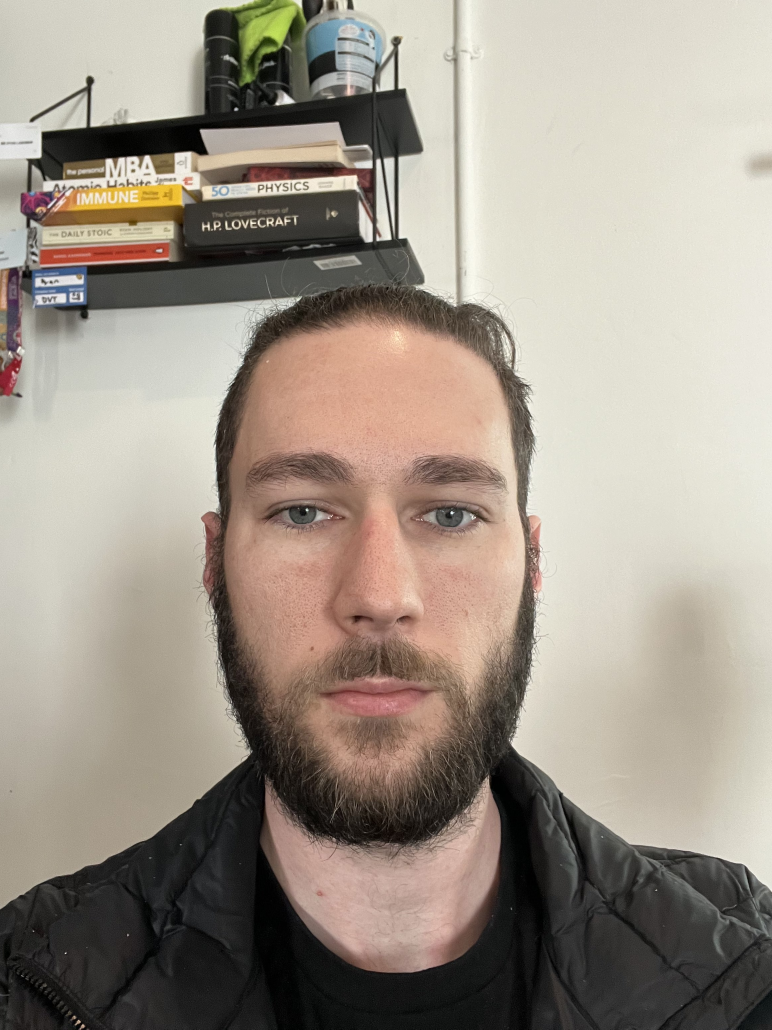
#> input picture backend/background_tasks/reference_images/Ryan Langman/IMG_3923.jpg, 2316 x 3088 px, given as the content of the folder ./images, which was not available (shown at 1/3 size)
$ python image-randomizer.py
#> lines starting #> are read from the running program, lines starting #| are printed output that depends on the picture; pictures that were not available may be replaced by others from this repository, and a replacement may not be noted
import cv2
import numpy as np
from PIL import Image, ImageEnhance
import os

# Create a folder to save augmented images
os.makedirs("augmented_images", exist_ok=True)

def add_noise(image):
    row, col, ch = image.shape
    noise = np.random.randn(row, col, ch)
    noise = noise * 25
    noisy_image = image + noise
    return np.clip(noisy_image, 0, 255).astype(np.uint8)

def rotate_image(image, angle):
    center = tuple(np.array(image.shape[1::-1]) / 2)
    rot_mat = cv2.getRotationMatrix2D(center, angle, 1.0)
    return cv2.warpAffine(image, rot_mat, image.shape[1::-1], flags=cv2.INTER_LINEAR)

for image_file in os.listdir("./images"):
    if not image_file.endswith(".jpg"):
        continue

    # Read image
    image_path = os.path.join("./images", image_file)
    image = cv2.imread(image_path)
#> image is the input picture: shape (3088, 2316, 3); mean B, G, R 136.5, 148.2, 158

    # Reduce quality
    for quality in [80, 60, 40, 20]:
        save_path = os.path.join("augmented_images", f"{image_file.split('.')[0]}_quality_{quality}.jpg")
        cv2.imwrite(save_path, image, [int(cv2.IMWRITE_JPEG_QUALITY), quality])

    # Resize image while maintaining aspect ratio
    h, w, _ = image.shape
#> h = 3088; w = 2316
    for scale in [0.8, 0.6, 0.4, 0.2]:
        new_dim = (int(w * scale), int(h * scale))
        resized_image = cv2.resize(image, new_dim, interpolation=cv2.INTER_AREA)
        save_path = os.path.join("augmented_images", f"{image_file.split('.')[0]}_scale_{int(scale*100)}.jpg")
        cv2.imwrite(save_path, resized_image)

    # Rotate image
    for angle in [30, 60, 90, 120]:
        rotated_image = rotate_image(image, angle)
        save_path = os.path.join("augmented_images", f"{image_file.split('.')[0]}_rotated_{angle}.jpg")
        cv2.imwrite(save_path, rotated_image)
#> this loop made 4 passes
#> rot_mat in rotate_image on passes 1 to 4: [[0.866, 0.5, -616.9], [-0.5, 0.866, 785.9]], [[0.5, 0.866, -758.1], [-0.866, 0.5, 1774.9]], [[6.12e-17, 1, -386], [-1, 6.12e-17, 2702]], [[-0.5, 0.866, 399.9], [-0.866, -0.5, 3318.9]]
#> pass 1, `rotated_image = rotate_image(image, angle)`:
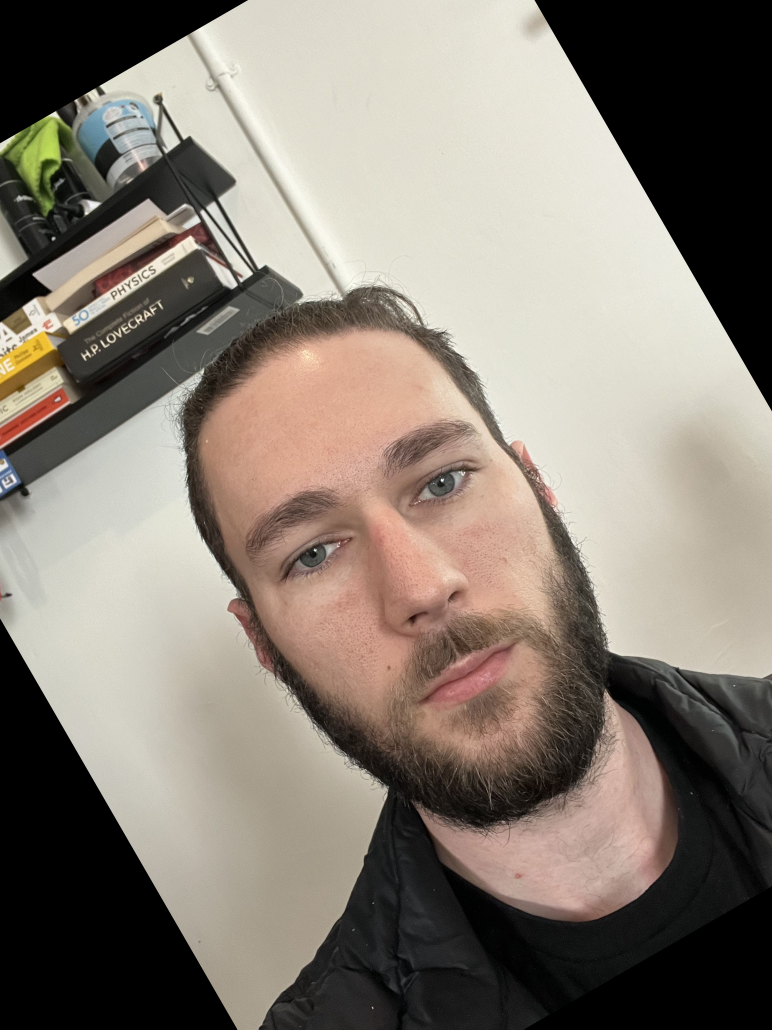
#> rotated_image: shape (3088, 2316, 3) (shown at 1/3 size); mean B, G, R 115.6, 125.9, 135

    # Add noise
    noisy_image = add_noise(image)
#> in add_noise, `noisy_image = image + noise`:
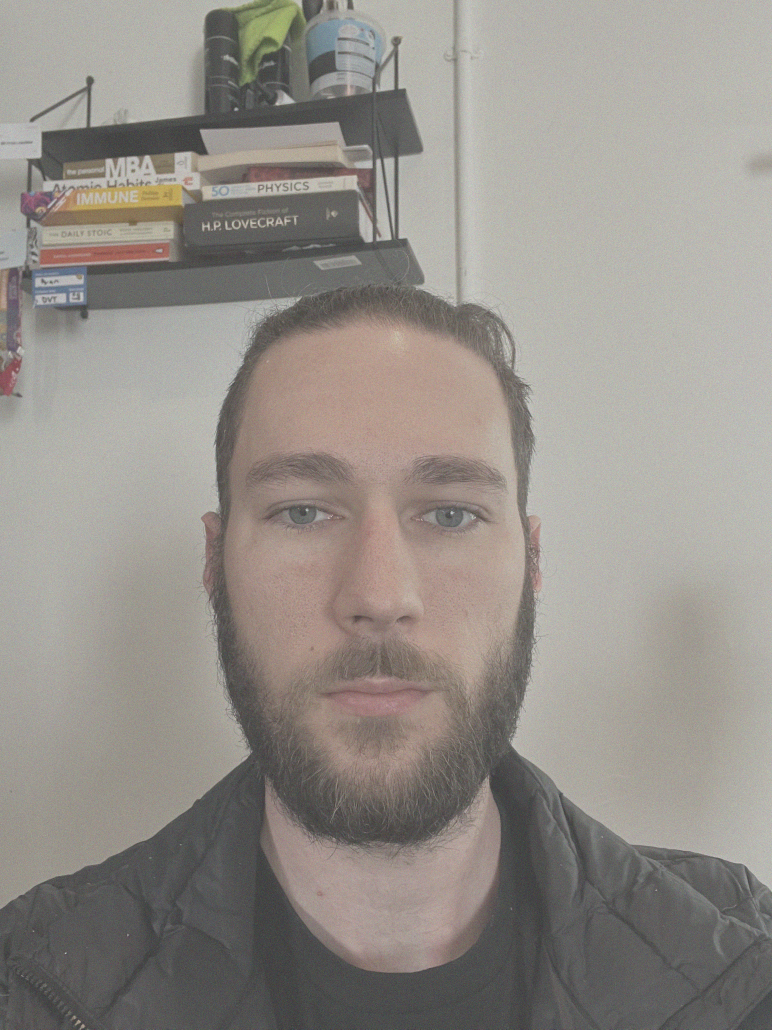
#> noisy_image: shape (3088, 2316, 3) float64 (shown at 1/3 size); mean B, G, R 136.5, 148.2, 158; drawn with min black and max white
    save_path = os.path.join("augmented_images", f"{image_file.split('.')[0]}_noisy.jpg")
    cv2.imwrite(save_path, noisy_image)

    # Using PIL for more transformations
    pil_image = Image.open(image_path)
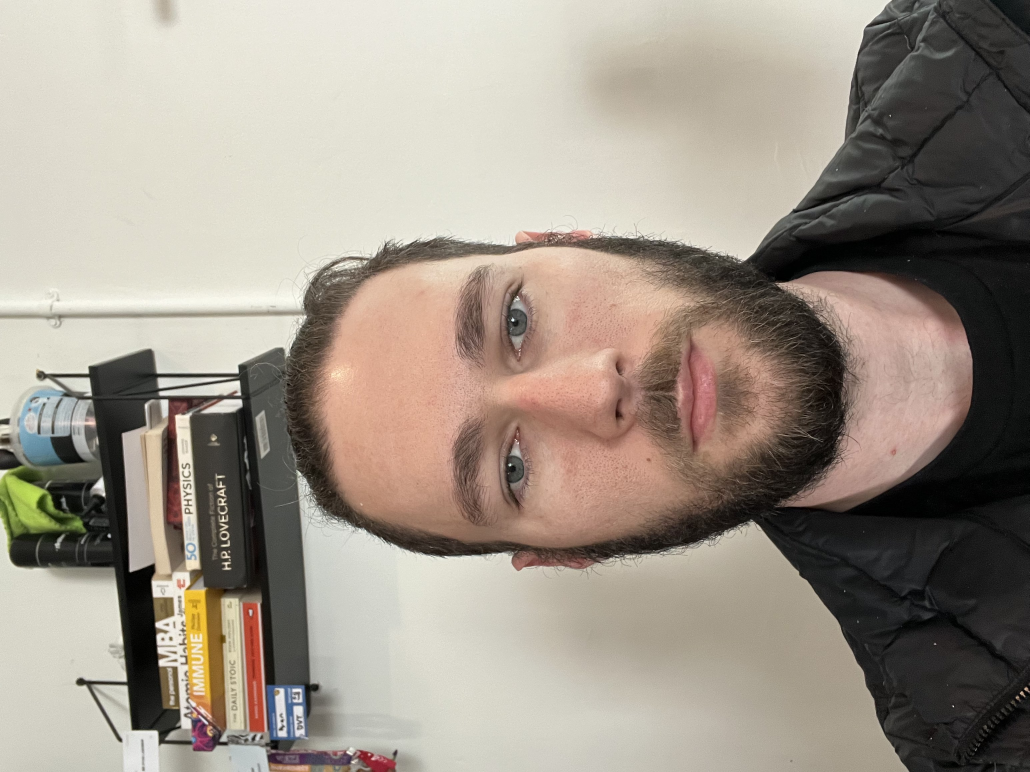
#> pil_image: PIL image 3088x2316 RGB (shown at 1/3 size); mean R, G, B 158, 148.2, 136.5

    # Adjust brightness
    enhancer = ImageEnhance.Brightness(pil_image)
    brighter_image = enhancer.enhance(1.8)  # 1.0 means no change
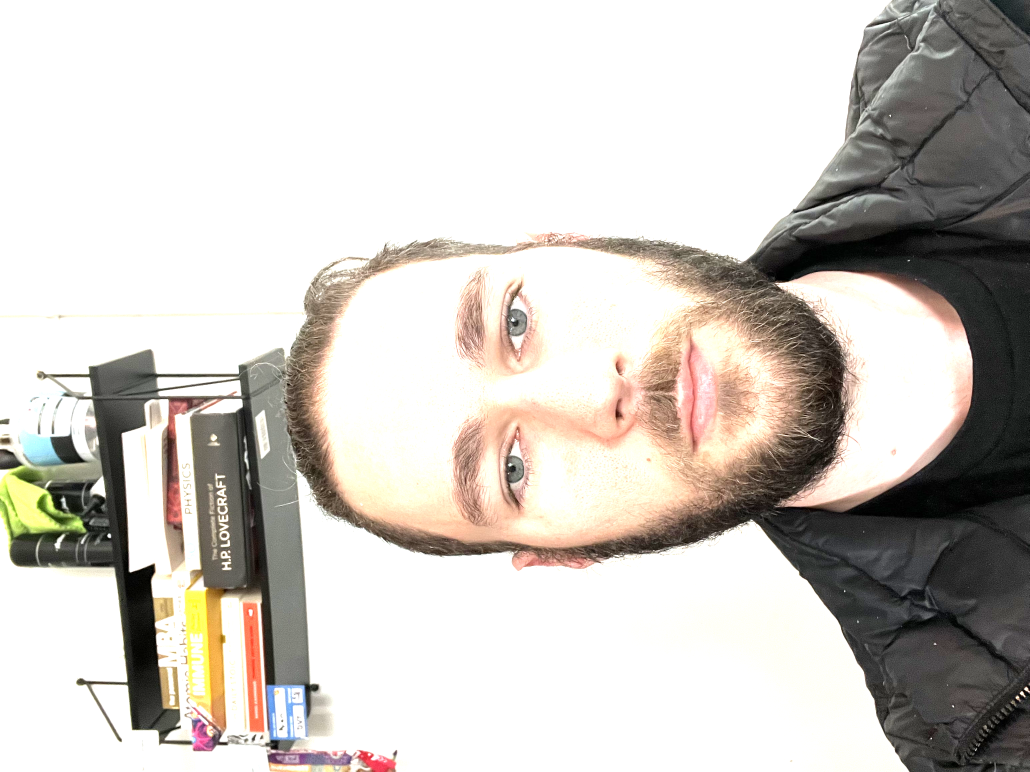
#> brighter_image: PIL image 3088x2316 RGB (shown at 1/3 size); mean R, G, B 205.3, 200.6, 195.1
    brighter_image.save(os.path.join("augmented_images", f"{image_file.split('.')[0]}_brighter.jpg"))

    # Adjust contrast
    enhancer = ImageEnhance.Contrast(pil_image)
    contrast_image = enhancer.enhance(0.5)  # 1.0 means no change
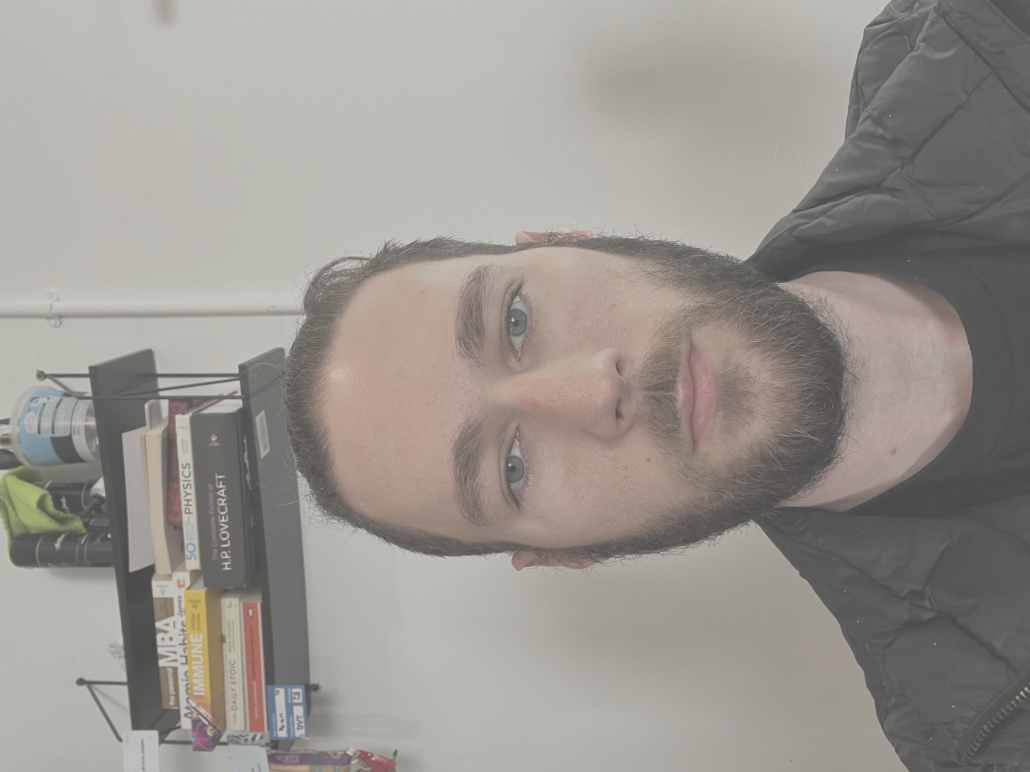
#> contrast_image: PIL image 3088x2316 RGB (shown at 1/3 size); mean R, G, B 153.8, 148.8, 143
    contrast_image.save(os.path.join("augmented_images", f"{image_file.split('.')[0]}_contrast.jpg"))
